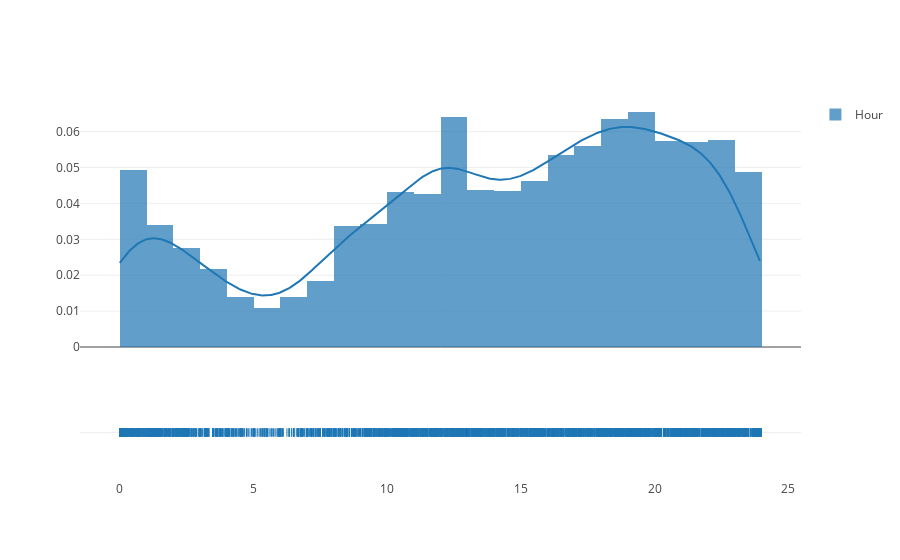

Source (notebook cell):
### Code cell
py.iplot(ff.create_distplot([hour_of_day],group_labels=["Hour"],bin_size=1))

### Figure 1 — Plotly figure (JSON) as saved in the notebook; plotly's stock layout.template omitted (floating-point values rounded to 4 significant figures; data arrays with more than 128 entries replaced by an {"elided": "..."} marker saying what was removed)
{"data": [{"autobinx": false, "histnorm": "probability density", "legendgroup": "Hour", "marker": {"color": "rgb(31, 119, 180)"}, "name": "Hour", "opacity": 0.7, "type": "histogram", "x": {"elided": "5508 float values"}, "xaxis": "x1", "xbins": {"end": 23.98, "size": 1, "start": 0}, "yaxis": "y1"}, {"legendgroup": "Hour", "marker": {"color": "rgb(31, 119, 180)"}, "mode": "lines", "name": "Hour", "showlegend": false, "type": "scatter", "x": {"elided": "500 float values"}, "xaxis": "x1", "y": {"elided": "500 float values"}, "yaxis": "y1"}, {"legendgroup": "Hour", "marker": {"color": "rgb(31, 119, 180)", "symbol": "line-ns-open"}, "mode": "markers", "name": "Hour", "showlegend": false, "text": null, "type": "scatter", "x": {"elided": "5508 float values"}, "xaxis": "x1", "y": {"elided": "5508 str values"}, "yaxis": "y2"}], "layout": {"barmode": "overlay", "hovermode": "closest", "legend": {"traceorder": "reversed"}, "xaxis1": {"anchor": "y2", "domain": [0, 1], "zeroline": false}, "yaxis1": {"anchor": "free", "domain": [0.35, 1], "position": 0}, "yaxis2": {"anchor": "x1", "domain": [0, 0.25], "dtick": 1, "showticklabels": false}}}
